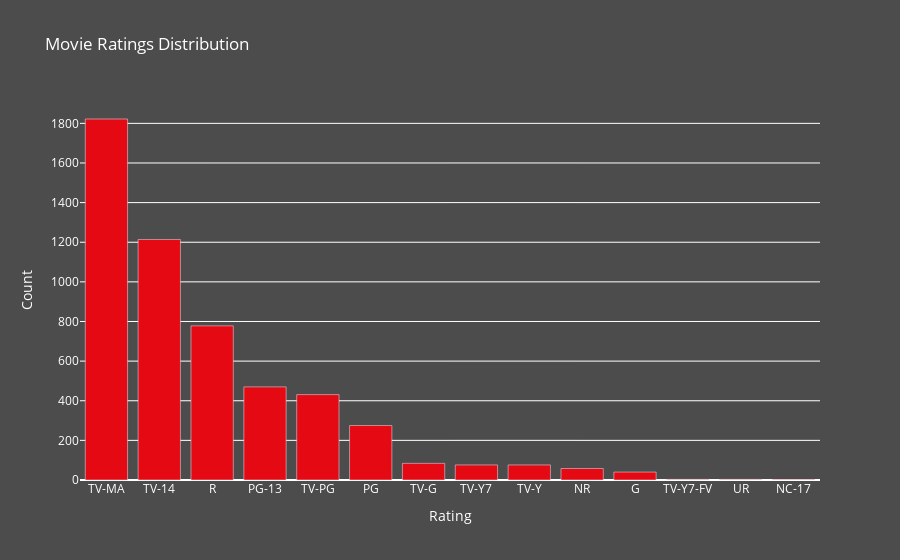

The cell this chart's notebook holds for it:
### Code cell
ratings       = list(movie['rating'].value_counts().index)
rating_counts = list(movie['rating'].value_counts().values)

fig = go.Figure(data=[go.Bar(
    x=ratings,
    y=rating_counts,
    marker_color='#E50914'
)])

fig.update_layout(
    title='Movie Ratings Distribution',
    xaxis_title='Rating',
    yaxis_title='Count',
    plot_bgcolor='rgba(0, 0, 0, 0)',
    paper_bgcolor='rgba(0, 0, 0, 0.7)',
    font=dict(
        color='white'
    )
)

fig.show()

### Figure 1 — Plotly figure (JSON) as saved in the notebook; plotly's stock layout.template omitted (floating-point values rounded to 4 significant figures)
{"data": [{"marker": {"color": "#E50914"}, "type": "bar", "x": ["TV-MA", "TV-14", "R", "PG-13", "TV-PG", "PG", "TV-G", "TV-Y7", "TV-Y", "NR", "G", "TV-Y7-FV", "UR", "NC-17"], "y": [1822, 1214, 778, 470, 431, 275, 84, 76, 76, 58, 40, 3, 3, 2]}], "layout": {"font": {"color": "white"}, "paper_bgcolor": "rgba(0, 0, 0, 0.7)", "plot_bgcolor": "rgba(0, 0, 0, 0)", "title": {"text": "Movie Ratings Distribution"}, "xaxis": {"title": {"text": "Rating"}}, "yaxis": {"title": {"text": "Count"}}}}
